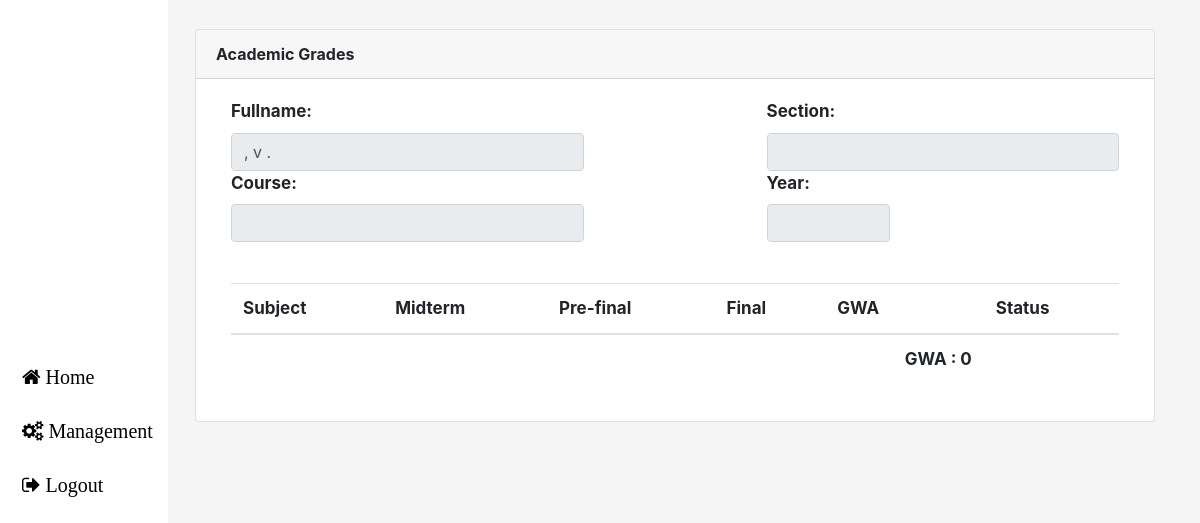
Page /user_login/index.php on the earlier database version.
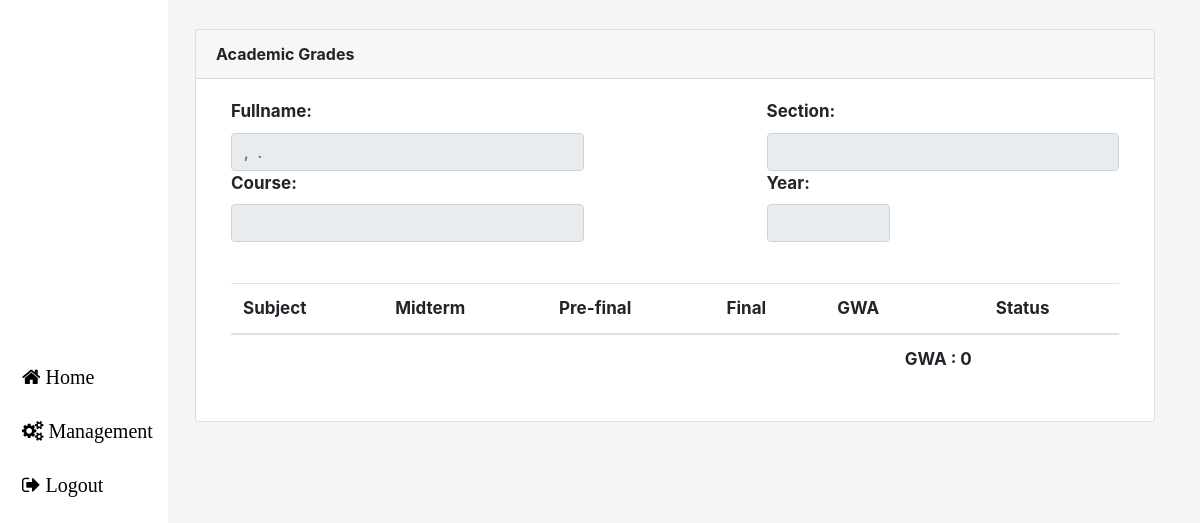
Same page on the later database version.
### tables this page shows
CREATE TABLE `account` (
  `LRN` int(100) NOT NULL,
  `ID` int(11) NOT NULL,
  `Firstname` varchar(100) NOT NULL,
  `Middlename` varchar(100) NOT NULL,
  `Lastname` varchar(100) NOT NULL,
  `Suffix` varchar(100) NOT NULL,
  `Username` varchar(100) NOT NULL,
  `Address` varchar(500) NOT NULL,
  `Place_Of_Birth` varchar(100) NOT NULL,
  `Nationality` varchar(100) NOT NULL,
  `Religion` varchar(100) NOT NULL,
  `Email` varchar(100) NOT NULL,
  `Password` varchar(500) NOT NULL,
  `Phone` varchar(100) NOT NULL,
  `Gender` varchar(100) NOT NULL,
  `Course` varchar(100) NOT NULL,
  `Section` varchar(100) NOT NULL,
  `year` varchar(100) NOT NULL,
  `Birthdate` date NOT NULL,
  `Role` varchar(100) NOT NULL,
  `Status` varchar(100) NOT NULL,
  `verification_code` int(100) NOT NULL,
  `creation_time` timestamp NOT NULL DEFAULT current_timestamp()
);

### user_login/body/dashboard.php (shortened to what this page needs)
<?php
$checking_account = mysqli_query($con,"SELECT * FROM account WHERE email='$email' OR username='$email'");
if(mysqli_num_rows($checking_account)>=1){
    $row_account = mysqli_fetch_assoc($checking_account);
}
?>
<br>
<div class="container">
    <div class="card">
        <div class="card-header">
            Academic Grades
        </div>
        <div class="card-body">
            <div class="container" style="font-size:17px; justify-content:space-between;">
                <div class="row">
                    <div class="col-sm-5">
                        <label>Fullname: </label>
                        <input type="text" class="form-control" disabled
                            value="<?= $row_account['Lastname'].', '.$row_account['Firstname'].' '.$row_account['Middlename'].'. ' ?>">
                    </div>
                    <div class="col-sm-2">
                    </div>
                    <div class="col-sm-5">
                        <label>Section: </label>
                        <input type="text" class="form-control" disabled value="<?= $row_account['Section'] ?>">
                    </div>
                </div>
                <div class="row">
                    <div class="col-sm-5">
                        <label>Course: </label>
                        <input type="text" class="form-control" disabled value="<?= $row_account['Course'] ?>">
                    </div>
                    <div class="col-sm-2">
                    </div>
                    <div class="col-sm-2">
                    <label>Year: </label>
                        <input type="text" class="form-control" disabled value="<?= $row_account['year'] ?>">
                    </div>
                </div>
                <br>
                <div class="table-responsive" >
                    <table class="table table-light" id="table_grade">
                        <thead>
                            <th>Subject</th>
                            <th>Midterm</th>
                            <th>Pre-final</th>
                            <th>Final</th>
                            <th>GWA</th>
                            <th>Status</th>
                        </thead>
                        <?php
                        $total_of_all_gwa = 0;
                                    ?>
                      <tfoot>
                        <tr>
                            <td></td>
                            <td></td>
                            <td></td>
                            <td></td>
                            <td><div class="d-flex justify-content-end">GWA : <?= round($total_of_all_gwa,2) ?></div></td>
                            <td></td>
                        </tr>
                      </tfoot>
                    </table>
                </div>
            </div>
        </div>
    </div>
</div>

Differences in the rows shown:
removed account: Firstname ", v ."
Other differences:
form field value: (not shown) → ", ."
